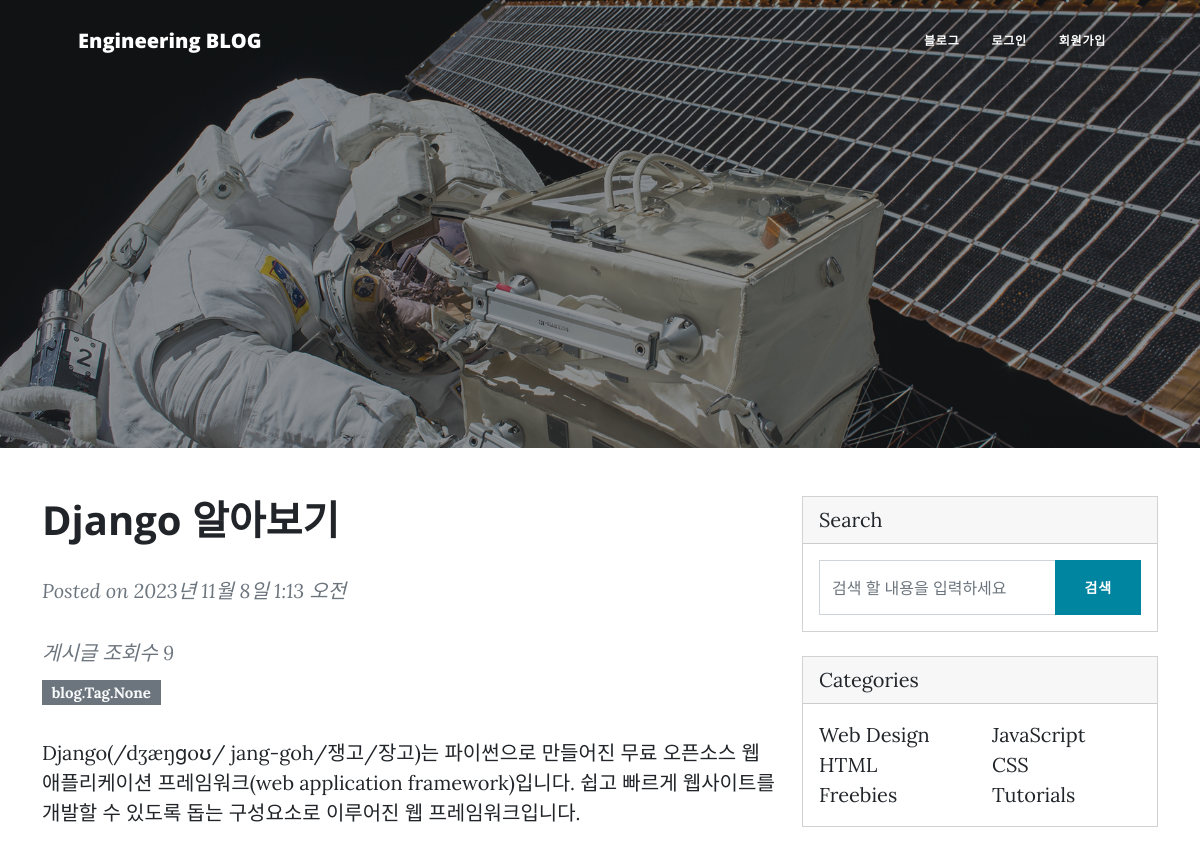
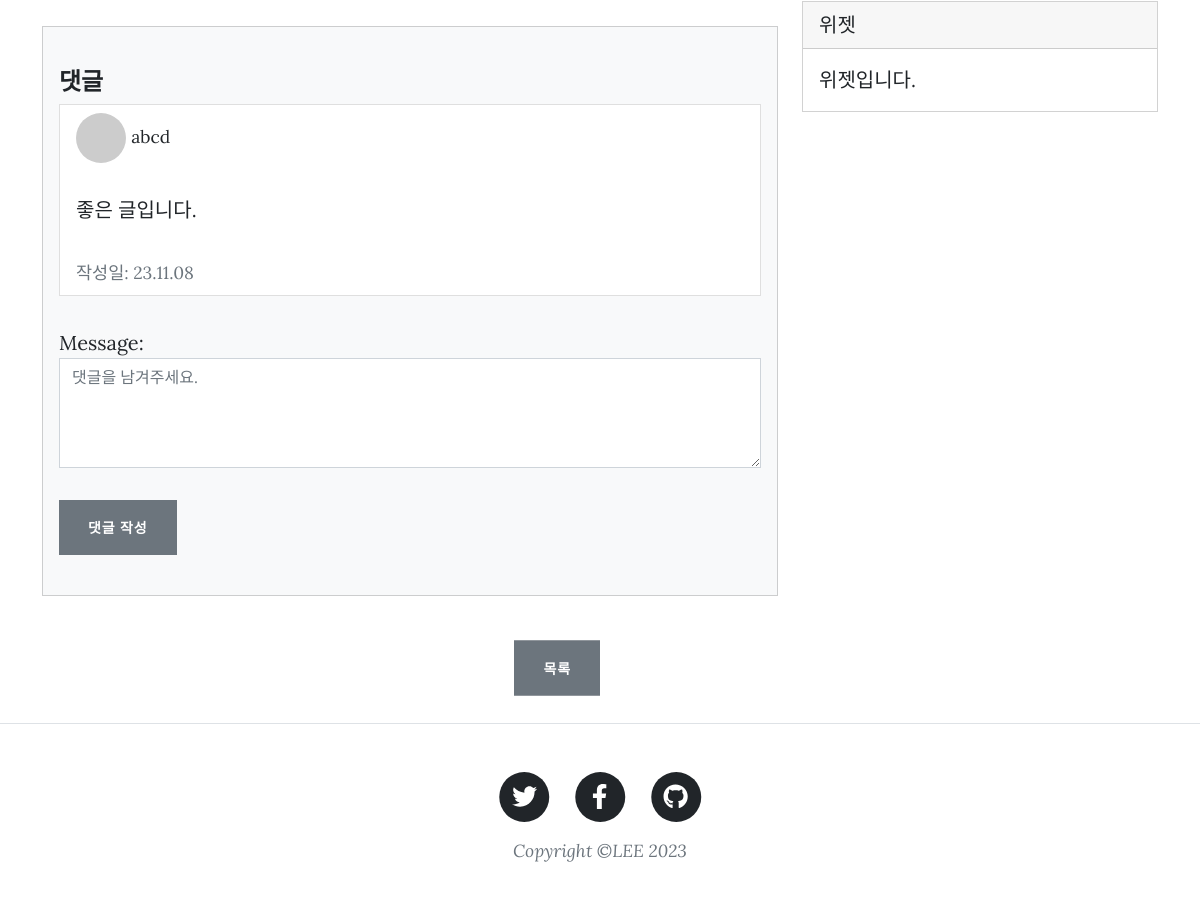
/blog/5/, run on the app's committed database (2 pictures, top to bottom).
### blog/models.py (models this page shows, shortened)
class Post(models.Model):
    author = models.ForeignKey(
        User, on_delete=models.CASCADE, null = True
    )
    title = models.CharField(max_length=100)
    content = models.TextField()
    thumb_image = models.ImageField(
        upload_to='blog/images/%Y/%m/%d/', blank=True)
    file_upload = models.FileField(
        upload_to='blog/files/%Y/%m/%d/', blank=True)
    created_at = models.DateTimeField(auto_now_add=True)
    updated_at = models.DateField(auto_now=True)
    view_count = models.PositiveIntegerField(default=0)
    tags = models.ManyToManyField('Tag', blank=True)

class Comment(models.Model):
    post = models.ForeignKey(
        Post, on_delete=models.CASCADE, related_name='comments'
    )
    author = models.ForeignKey(
        User, on_delete=models.CASCADE
    )
    message = models.TextField()
    created_at = models.DateTimeField(auto_now_add=True)
    updated_at = models.DateField(auto_now=True)

### blog/views.py (the view)
class PostDetailView(DetailView):
    model = Post
    def get_context_data(self, **kwargs):
        context = super().get_context_data(**kwargs)
        context['comment_form'] = CommentForm()
        return context
    def get_object(self, queryset=None):
        pk = self.kwargs.get('pk')
        post = Post.objects.get(pk=pk)
        post.view_count += 1
        post.save()
        return super().get_object(queryset)

### blog/forms.py
class CommentForm(forms.ModelForm):
    class Meta:
        model = Comment
        fields = ['message']
        widgets = {
            'message': forms.Textarea(attrs={'class': 'form-control', 'rows': 4, 'cols': 40, 'placeholder' : "댓글을 남겨주세요."})
        }

### templates/blog/post_detail.html (shortened to what this page needs)
{% extends 'base.html' %}
{% block content %}
{% load static %}
<div class="container mt-5">
    <div class="row">
        <div class="col-lg-8">
            <article>
                <header class="mb-4">
                    <h1 class="fw-bolder mb-1">{{object.title}}</h1>
                        <div class="text-muted fst-italic mb-2">
                            <p>Posted on {{object.created_at}}</p>
                            게시글 조회수 {{object.view_count}}
                        </div>
                    <a class="badge bg-secondary text-decoration-none link-light" href="#!">{{object.tags}}</a>
                </header>
                <section class="mb-5">
                    <p class="fs-5 mb-4">{{post.content}}</p>
                </section>
            </article>
            <section class="mb-5">
                <div class="card bg-light">
                    <div class="card-body">
                        <div class="mt-4">
                            <h4 class="text-dark">댓글</h4>
                            <div class="list-group">
                                {% for comment in post.comments.all %}
                                    <li class="list-group-item">
                                        <div class="flex-shrink-0"><img class="rounded-circle" src="https://dummyimage.com/50x50/ced4da/6c757d.jpg" alt="..." />
                                        <small class="">
                                        {{comment.author}}
                                        </small>
                                        </div>
                                        <p>{{comment.message}}</p>
                                        <small class="text-muted">
                                            작성일: {{comment.updated_at|date:"y.m.d"}}
                                        </small>
                                    </li>
                                {% endfor %}
                            </div>
                        </div>
                        <form class="mb-4" action="{% url 'blog:comment_new' post.pk %}" method="post">
                            {{ comment_form.as_p }}
                        <input class="btn btn-secondary" type="submit" value="댓글 작성">
                        </form>
                    </div>
                </div>
            </section>
            </div>
        <div class="col-lg-4">
            <div class="card mb-4">
                <div class="card-header">Search</div>
                <div class="card-body">
                    <div class="input-group">
                        <input class="form-control" type="text" placeholder="검색 할 내용을 입력하세요" aria-label="Enter search term..." aria-describedby="button-search" />
                        <button class="btn btn-primary" id="button-search" type="button">검색</button>
                    </div>
                </div>
            </div>
            <div class="card mb-4">
                <div class="card-header">Categories</div>
                <div class="card-body">
                    <div class="row">
                        <div class="col-sm-6">
                            <ul class="list-unstyled mb-0">
                                <li><a href="#!">Web Design</a></li>
                                <li><a href="#!">HTML</a></li>
                                <li><a href="#!">Freebies</a></li>
                            </ul>
                        </div>
                        <div class="col-sm-6">
                            <ul class="list-unstyled mb-0">
                                <li><a href="#!">JavaScript</a></li>
                                <li><a href="#!">CSS</a></li>
                                <li><a href="#!">Tutorials</a></li>
                            </ul>
                        </div>
                    </div>
                </div>
            </div>
            <div class="card mb-4 ">
                <div class="card-header">위젯</div>
                <div class="card-body">위젯입니다.</div>
            </div>
        </div>
        </div>
        </div>
<div class="text-end mt-4 translate-middle">
    <a href="{% url 'blog:post_list' %}" class="btn btn-secondary">목록</a>
</div>
{% endblock %}

### data on the page
Post: title "Django 알아보기", created_at "2023년 11월 8일 1:13 오전", view_count "9", tags "blog.Tag.None", content "Django(/dʒæŋɡoʊ/ jang-goh/쟁고/장고)는 파이썬으로 만들어진 무료 오픈소스 웹 애플리케이션 프레임워크(web application framework)입니다. 쉽고 빠르게 웹사이트를 개발할 수 있도록 돕는 구성요소로 이루어진 웹 프레임워크입니다."
Comment: author "abcd", message "좋은 글입니다.", updated_at "23.11.08"
